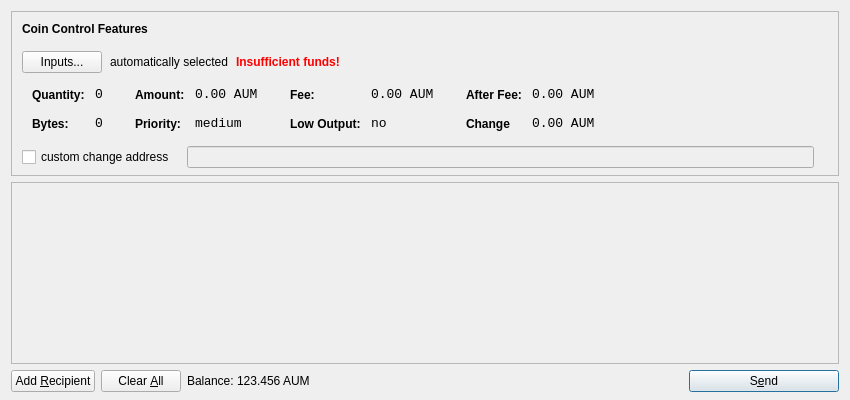
<?xml version="1.0" encoding="UTF-8"?>
<ui version="4.0">
 <class>SendCoinsDialog</class>
 <widget class="QDialog" name="SendCoinsDialog">
  <property name="geometry">
   <rect>
    <x>0</x>
    <y>0</y>
    <width>850</width>
    <height>400</height>
   </rect>
  </property>
  <property name="windowTitle">
   <string>Send Coins</string>
  </property>
  <layout class="QVBoxLayout" name="verticalLayout" stretch="0,1,0">
   <property name="bottomMargin">
    <number>8</number>
   </property>
   <item>
    <widget class="QFrame" name="frameCoinControl">
     <property name="sizePolicy">
      <sizepolicy hsizetype="Expanding" vsizetype="Expanding">
       <horstretch>0</horstretch>
       <verstretch>0</verstretch>
      </sizepolicy>
     </property>
     <property name="maximumSize">
      <size>
       <width>16777215</width>
       <height>16777215</height>
      </size>
     </property>
     <property name="frameShape">
      <enum>QFrame::StyledPanel</enum>
     </property>
     <property name="frameShadow">
      <enum>QFrame::Sunken</enum>
     </property>
     <layout class="QVBoxLayout" name="verticalLayoutCoinControl2">
      <property name="spacing">
       <number>-1</number>
      </property>
      <property name="leftMargin">
       <number>0</number>
      </property>
      <property name="topMargin">
       <number>0</number>
      </property>
      <property name="rightMargin">
       <number>0</number>
      </property>
      <property name="bottomMargin">
       <number>6</number>
      </property>
      <item>
       <layout class="QVBoxLayout" name="verticalLayoutCoinControl" stretch="0,0,0,0,1">
        <property name="spacing">
         <number>0</number>
        </property>
        <property name="leftMargin">
         <number>10</number>
        </property>
        <property name="topMargin">
         <number>10</number>
        </property>
        <item>
         <layout class="QHBoxLayout" name="horizontalLayoutCoinControl1">
          <property name="bottomMargin">
           <number>15</number>
          </property>
          <item>
           <widget class="QLabel" name="labelCoinControlFeatures">
            <property name="sizePolicy">
             <sizepolicy hsizetype="Preferred" vsizetype="Maximum">
              <horstretch>0</horstretch>
              <verstretch>0</verstretch>
             </sizepolicy>
            </property>
            <property name="font">
             <font>
              <weight>75</weight>
              <bold>true</bold>
             </font>
            </property>
            <property name="styleSheet">
             <string notr="true">font-weight:bold;</string>
            </property>
            <property name="text">
             <string>Coin Control Features</string>
            </property>
           </widget>
          </item>
         </layout>
        </item>
        <item>
         <layout class="QHBoxLayout" name="horizontalLayoutCoinControl2" stretch="0,0,0,0">
          <property name="spacing">
           <number>8</number>
          </property>
          <property name="bottomMargin">
           <number>10</number>
          </property>
          <item>
           <widget class="QPushButton" name="pushButtonCoinControl">
            <property name="styleSheet">
             <string notr="true"/>
            </property>
            <property name="text">
             <string>Inputs...</string>
            </property>
           </widget>
          </item>
          <item>
           <widget class="QLabel" name="labelCoinControlAutomaticallySelected">
            <property name="text">
             <string>automatically selected</string>
            </property>
            <property name="margin">
             <number>5</number>
            </property>
           </widget>
          </item>
          <item>
           <widget class="QLabel" name="labelCoinControlInsuffFunds">
            <property name="font">
             <font>
              <weight>75</weight>
              <bold>true</bold>
             </font>
            </property>
            <property name="styleSheet">
             <string notr="true">color:red;font-weight:bold;</string>
            </property>
            <property name="text">
             <string>Insufficient funds!</string>
            </property>
            <property name="margin">
             <number>5</number>
            </property>
           </widget>
          </item>
          <item>
           <spacer name="horizontalSpacerCoinControl">
            <property name="orientation">
             <enum>Qt::Horizontal</enum>
            </property>
            <property name="sizeHint" stdset="0">
             <size>
              <width>40</width>
              <height>1</height>
             </size>
            </property>
           </spacer>
          </item>
         </layout>
        </item>
        <item>
         <widget class="QWidget" name="widgetCoinControl" native="true">
          <property name="sizePolicy">
           <sizepolicy hsizetype="Preferred" vsizetype="Preferred">
            <horstretch>0</horstretch>
            <verstretch>0</verstretch>
           </sizepolicy>
          </property>
          <property name="minimumSize">
           <size>
            <width>0</width>
            <height>0</height>
           </size>
          </property>
          <property name="styleSheet">
           <string notr="true"/>
          </property>
          <layout class="QHBoxLayout" name="horizontalLayoutCoinControl5">
           <property name="margin">
            <number>0</number>
           </property>
           <item>
            <layout class="QHBoxLayout" name="horizontalLayoutCoinControl3" stretch="0,0,0,1">
             <property name="spacing">
              <number>20</number>
             </property>
             <property name="topMargin">
              <number>0</number>
             </property>
             <property name="bottomMargin">
              <number>10</number>
             </property>
             <item>
              <layout class="QFormLayout" name="formLayoutCoinControl1">
               <property name="horizontalSpacing">
                <number>10</number>
               </property>
               <property name="verticalSpacing">
                <number>14</number>
               </property>
               <property name="leftMargin">
                <number>10</number>
               </property>
               <property name="topMargin">
                <number>4</number>
               </property>
               <property name="rightMargin">
                <number>6</number>
               </property>
               <item row="0" column="0">
                <widget class="QLabel" name="labelCoinControlQuantityText">
                 <property name="styleSheet">
                  <string notr="true">font-weight:bold;</string>
                 </property>
                 <property name="text">
                  <string>Quantity:</string>
                 </property>
                 <property name="margin">
                  <number>0</number>
                 </property>
                </widget>
               </item>
               <item row="0" column="1">
                <widget class="QLabel" name="labelCoinControlQuantity">
                 <property name="font">
                  <font>
                   <family>Monospace</family>
                   <pointsize>10</pointsize>
                  </font>
                 </property>
                 <property name="cursor">
                  <cursorShape>IBeamCursor</cursorShape>
                 </property>
                 <property name="contextMenuPolicy">
                  <enum>Qt::ActionsContextMenu</enum>
                 </property>
                 <property name="text">
                  <string>0</string>
                 </property>
                 <property name="margin">
                  <number>0</number>
                 </property>
                 <property name="textInteractionFlags">
                  <set>Qt::LinksAccessibleByMouse|Qt::TextSelectableByKeyboard|Qt::TextSelectableByMouse</set>
                 </property>
                </widget>
               </item>
               <item row="1" column="0">
                <widget class="QLabel" name="labelCoinControlBytesText">
                 <property name="styleSheet">
                  <string notr="true">font-weight:bold;</string>
                 </property>
                 <property name="text">
                  <string>Bytes:</string>
                 </property>
                </widget>
               </item>
               <item row="1" column="1">
                <widget class="QLabel" name="labelCoinControlBytes">
                 <property name="font">
                  <font>
                   <family>Monospace</family>
                   <pointsize>10</pointsize>
                  </font>
                 </property>
                 <property name="cursor">
                  <cursorShape>IBeamCursor</cursorShape>
                 </property>
                 <property name="contextMenuPolicy">
                  <enum>Qt::ActionsContextMenu</enum>
                 </property>
                 <property name="text">
                  <string>0</string>
                 </property>
                 <property name="textInteractionFlags">
                  <set>Qt::LinksAccessibleByMouse|Qt::TextSelectableByKeyboard|Qt::TextSelectableByMouse</set>
                 </property>
                </widget>
               </item>
              </layout>
             </item>
             <item>
              <layout class="QFormLayout" name="formLayoutCoinControl2">
               <property name="horizontalSpacing">
                <number>10</number>
               </property>
               <property name="verticalSpacing">
                <number>14</number>
               </property>
               <property name="leftMargin">
                <number>6</number>
               </property>
               <property name="topMargin">
                <number>4</number>
               </property>
               <property name="rightMargin">
                <number>6</number>
               </property>
               <item row="0" column="0">
                <widget class="QLabel" name="labelCoinControlAmountText">
                 <property name="styleSheet">
                  <string notr="true">font-weight:bold;</string>
                 </property>
                 <property name="text">
                  <string>Amount:</string>
                 </property>
                 <property name="margin">
                  <number>0</number>
                 </property>
                </widget>
               </item>
               <item row="0" column="1">
                <widget class="QLabel" name="labelCoinControlAmount">
                 <property name="font">
                  <font>
                   <family>Monospace</family>
                   <pointsize>10</pointsize>
                  </font>
                 </property>
                 <property name="cursor">
                  <cursorShape>IBeamCursor</cursorShape>
                 </property>
                 <property name="contextMenuPolicy">
                  <enum>Qt::ActionsContextMenu</enum>
                 </property>
                 <property name="text">
                  <string notr="true">0.00 AUM</string>
                 </property>
                 <property name="textInteractionFlags">
                  <set>Qt::LinksAccessibleByMouse|Qt::TextSelectableByKeyboard|Qt::TextSelectableByMouse</set>
                 </property>
                </widget>
               </item>
               <item row="1" column="0">
                <widget class="QLabel" name="labelCoinControlPriorityText">
                 <property name="styleSheet">
                  <string notr="true">font-weight:bold;</string>
                 </property>
                 <property name="text">
                  <string>Priority:</string>
                 </property>
                </widget>
               </item>
               <item row="1" column="1">
                <widget class="QLabel" name="labelCoinControlPriority">
                 <property name="font">
                  <font>
                   <family>Monospace</family>
                   <pointsize>10</pointsize>
                  </font>
                 </property>
                 <property name="cursor">
                  <cursorShape>IBeamCursor</cursorShape>
                 </property>
                 <property name="contextMenuPolicy">
                  <enum>Qt::ActionsContextMenu</enum>
                 </property>
                 <property name="text">
                  <string>medium</string>
                 </property>
                 <property name="textInteractionFlags">
                  <set>Qt::LinksAccessibleByMouse|Qt::TextSelectableByKeyboard|Qt::TextSelectableByMouse</set>
                 </property>
                </widget>
               </item>
              </layout>
             </item>
             <item>
              <layout class="QFormLayout" name="formLayoutCoinControl3">
               <property name="horizontalSpacing">
                <number>10</number>
               </property>
               <property name="verticalSpacing">
                <number>14</number>
               </property>
               <property name="leftMargin">
                <number>6</number>
               </property>
               <property name="topMargin">
                <number>4</number>
               </property>
               <property name="rightMargin">
                <number>6</number>
               </property>
               <item row="0" column="0">
                <widget class="QLabel" name="labelCoinControlFeeText">
                 <property name="styleSheet">
                  <string notr="true">font-weight:bold;</string>
                 </property>
                 <property name="text">
                  <string>Fee:</string>
                 </property>
                 <property name="margin">
                  <number>0</number>
                 </property>
                </widget>
               </item>
               <item row="0" column="1">
                <widget class="QLabel" name="labelCoinControlFee">
                 <property name="font">
                  <font>
                   <family>Monospace</family>
                   <pointsize>10</pointsize>
                  </font>
                 </property>
                 <property name="cursor">
                  <cursorShape>IBeamCursor</cursorShape>
                 </property>
                 <property name="contextMenuPolicy">
                  <enum>Qt::ActionsContextMenu</enum>
                 </property>
                 <property name="text">
                  <string notr="true">0.00 AUM</string>
                 </property>
                 <property name="textInteractionFlags">
                  <set>Qt::LinksAccessibleByMouse|Qt::TextSelectableByKeyboard|Qt::TextSelectableByMouse</set>
                 </property>
                </widget>
               </item>
               <item row="1" column="0">
                <widget class="QLabel" name="labelCoinControlLowOutputText">
                 <property name="styleSheet">
                  <string notr="true">font-weight:bold;</string>
                 </property>
                 <property name="text">
                  <string>Low Output:</string>
                 </property>
                </widget>
               </item>
               <item row="1" column="1">
                <widget class="QLabel" name="labelCoinControlLowOutput">
                 <property name="font">
                  <font>
                   <family>Monospace</family>
                   <pointsize>10</pointsize>
                  </font>
                 </property>
                 <property name="cursor">
                  <cursorShape>IBeamCursor</cursorShape>
                 </property>
                 <property name="contextMenuPolicy">
                  <enum>Qt::ActionsContextMenu</enum>
                 </property>
                 <property name="text">
                  <string>no</string>
                 </property>
                 <property name="textInteractionFlags">
                  <set>Qt::LinksAccessibleByMouse|Qt::TextSelectableByKeyboard|Qt::TextSelectableByMouse</set>
                 </property>
                </widget>
               </item>
              </layout>
             </item>
             <item>
              <layout class="QFormLayout" name="formLayoutCoinControl4">
               <property name="horizontalSpacing">
                <number>10</number>
               </property>
               <property name="verticalSpacing">
                <number>14</number>
               </property>
               <property name="leftMargin">
                <number>6</number>
               </property>
               <property name="topMargin">
                <number>4</number>
               </property>
               <property name="rightMargin">
                <number>6</number>
               </property>
               <item row="0" column="0">
                <widget class="QLabel" name="labelCoinControlAfterFeeText">
                 <property name="styleSheet">
                  <string notr="true">font-weight:bold;</string>
                 </property>
                 <property name="text">
                  <string>After Fee:</string>
                 </property>
                 <property name="margin">
                  <number>0</number>
                 </property>
                </widget>
               </item>
               <item row="0" column="1">
                <widget class="QLabel" name="labelCoinControlAfterFee">
                 <property name="font">
                  <font>
                   <family>Monospace</family>
                   <pointsize>10</pointsize>
                  </font>
                 </property>
                 <property name="cursor">
                  <cursorShape>IBeamCursor</cursorShape>
                 </property>
                 <property name="contextMenuPolicy">
                  <enum>Qt::ActionsContextMenu</enum>
                 </property>
                 <property name="text">
                  <string notr="true">0.00 AUM</string>
                 </property>
                 <property name="textInteractionFlags">
                  <set>Qt::LinksAccessibleByMouse|Qt::TextSelectableByKeyboard|Qt::TextSelectableByMouse</set>
                 </property>
                </widget>
               </item>
               <item row="1" column="0">
                <widget class="QLabel" name="labelCoinControlChangeText">
                 <property name="styleSheet">
                  <string notr="true">font-weight:bold;</string>
                 </property>
                 <property name="text">
                  <string>Change</string>
                 </property>
                </widget>
               </item>
               <item row="1" column="1">
                <widget class="QLabel" name="labelCoinControlChange">
                 <property name="font">
                  <font>
                   <family>Monospace</family>
                   <pointsize>10</pointsize>
                  </font>
                 </property>
                 <property name="cursor">
                  <cursorShape>IBeamCursor</cursorShape>
                 </property>
                 <property name="contextMenuPolicy">
                  <enum>Qt::ActionsContextMenu</enum>
                 </property>
                 <property name="text">
                  <string notr="true">0.00 AUM</string>
                 </property>
                 <property name="textInteractionFlags">
                  <set>Qt::LinksAccessibleByMouse|Qt::TextSelectableByKeyboard|Qt::TextSelectableByMouse</set>
                 </property>
                </widget>
               </item>
              </layout>
             </item>
            </layout>
           </item>
          </layout>
         </widget>
        </item>
        <item>
         <layout class="QHBoxLayout" name="horizontalLayoutCoinControl4" stretch="0,0,0">
          <property name="spacing">
           <number>12</number>
          </property>
          <property name="sizeConstraint">
           <enum>QLayout::SetDefaultConstraint</enum>
          </property>
          <property name="topMargin">
           <number>5</number>
          </property>
          <property name="rightMargin">
           <number>5</number>
          </property>
          <item>
           <widget class="QCheckBox" name="checkBoxCoinControlChange">
            <property name="text">
             <string>custom change address</string>
            </property>
           </widget>
          </item>
          <item>
           <widget class="QLineEdit" name="lineEditCoinControlChange">
            <property name="enabled">
             <bool>false</bool>
            </property>
            <property name="sizePolicy">
             <sizepolicy hsizetype="Expanding" vsizetype="Fixed">
              <horstretch>0</horstretch>
              <verstretch>0</verstretch>
             </sizepolicy>
            </property>
           </widget>
          </item>
          <item>
           <widget class="QLabel" name="labelCoinControlChangeLabel">
            <property name="sizePolicy">
             <sizepolicy hsizetype="Preferred" vsizetype="Expanding">
              <horstretch>0</horstretch>
              <verstretch>0</verstretch>
             </sizepolicy>
            </property>
            <property name="minimumSize">
             <size>
              <width>0</width>
              <height>0</height>
             </size>
            </property>
            <property name="text">
             <string/>
            </property>
            <property name="margin">
             <number>3</number>
            </property>
           </widget>
          </item>
         </layout>
        </item>
        <item>
         <spacer name="verticalSpacerCoinControl">
          <property name="orientation">
           <enum>Qt::Vertical</enum>
          </property>
          <property name="sizeHint" stdset="0">
           <size>
            <width>800</width>
            <height>1</height>
           </size>
          </property>
         </spacer>
        </item>
       </layout>
      </item>
     </layout>
    </widget>
   </item>
   <item>
    <widget class="QScrollArea" name="scrollArea">
     <property name="widgetResizable">
      <bool>true</bool>
     </property>
     <widget class="QWidget" name="scrollAreaWidgetContents">
      <property name="geometry">
       <rect>
        <x>0</x>
        <y>0</y>
        <width>830</width>
        <height>165</height>
       </rect>
      </property>
      <layout class="QVBoxLayout" name="verticalLayout_2">
       <property name="margin">
        <number>0</number>
       </property>
       <item>
        <layout class="QVBoxLayout" name="entries">
         <property name="spacing">
          <number>6</number>
         </property>
        </layout>
       </item>
       <item>
        <spacer name="verticalSpacer">
         <property name="orientation">
          <enum>Qt::Vertical</enum>
         </property>
         <property name="sizeHint" stdset="0">
          <size>
           <width>20</width>
           <height>40</height>
          </size>
         </property>
        </spacer>
       </item>
      </layout>
     </widget>
    </widget>
   </item>
   <item>
    <layout class="QHBoxLayout" name="horizontalLayout">
     <item>
      <widget class="QPushButton" name="addButton">
       <property name="toolTip">
        <string>Send to multiple recipients at once</string>
       </property>
       <property name="text">
        <string>Add &amp;Recipient</string>
       </property>
       <property name="autoDefault">
        <bool>false</bool>
       </property>
      </widget>
     </item>
     <item>
      <widget class="QPushButton" name="clearButton">
       <property name="sizePolicy">
        <sizepolicy hsizetype="Minimum" vsizetype="Fixed">
         <horstretch>0</horstretch>
         <verstretch>0</verstretch>
        </sizepolicy>
       </property>
       <property name="toolTip">
        <string>Remove all transaction fields</string>
       </property>
       <property name="text">
        <string>Clear &amp;All</string>
       </property>
       <property name="autoRepeatDelay">
        <number>300</number>
       </property>
       <property name="autoDefault">
        <bool>false</bool>
       </property>
      </widget>
     </item>
     <item>
      <layout class="QHBoxLayout" name="horizontalLayout_2">
       <property name="spacing">
        <number>3</number>
       </property>
       <item>
        <widget class="QLabel" name="label">
         <property name="sizePolicy">
          <sizepolicy hsizetype="Preferred" vsizetype="Fixed">
           <horstretch>0</horstretch>
           <verstretch>0</verstretch>
          </sizepolicy>
         </property>
         <property name="text">
          <string>Balance:</string>
         </property>
        </widget>
       </item>
       <item>
        <widget class="QLabel" name="labelBalance">
         <property name="sizePolicy">
          <sizepolicy hsizetype="Preferred" vsizetype="Fixed">
           <horstretch>0</horstretch>
           <verstretch>0</verstretch>
          </sizepolicy>
         </property>
         <property name="cursor">
          <cursorShape>IBeamCursor</cursorShape>
         </property>
         <property name="text">
          <string notr="true">123.456 AUM</string>
         </property>
         <property name="textInteractionFlags">
          <set>Qt::LinksAccessibleByMouse|Qt::TextSelectableByKeyboard|Qt::TextSelectableByMouse</set>
         </property>
        </widget>
       </item>
      </layout>
     </item>
     <item>
      <spacer name="horizontalSpacer">
       <property name="orientation">
        <enum>Qt::Horizontal</enum>
       </property>
       <property name="sizeHint" stdset="0">
        <size>
         <width>40</width>
         <height>20</height>
        </size>
       </property>
      </spacer>
     </item>
     <item>
      <widget class="QPushButton" name="sendButton">
       <property name="minimumSize">
        <size>
         <width>150</width>
         <height>0</height>
        </size>
       </property>
       <property name="toolTip">
        <string>Confirm the send action</string>
       </property>
       <property name="text">
        <string>S&amp;end</string>
       </property>
       <property name="icon">
        <iconset resource="../bitcoin.qrc">
         <normaloff>:/icons/send</normaloff>:/icons/send</iconset>
       </property>
       <property name="default">
        <bool>true</bool>
       </property>
      </widget>
     </item>
    </layout>
   </item>
  </layout>
 </widget>
 <resources>
  <include location="../bitcoin.qrc"/>
 </resources>
 <connections/>
</ui>
